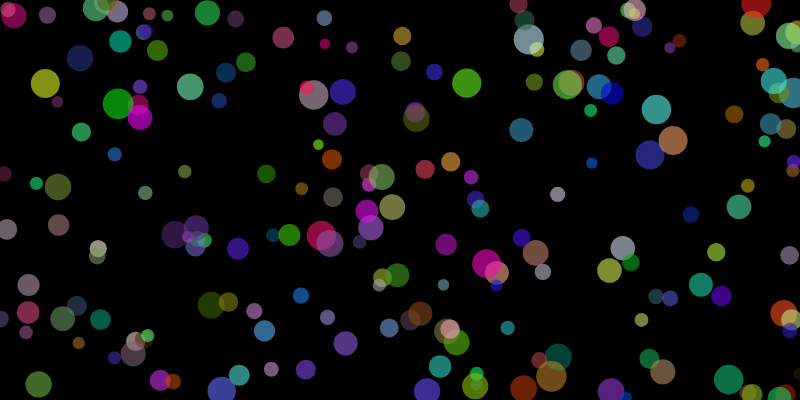
Frame 1 (no input)
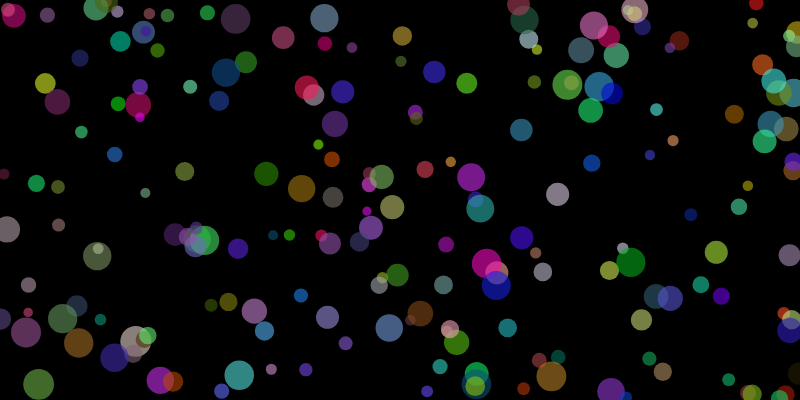
Frame 60 (no input)
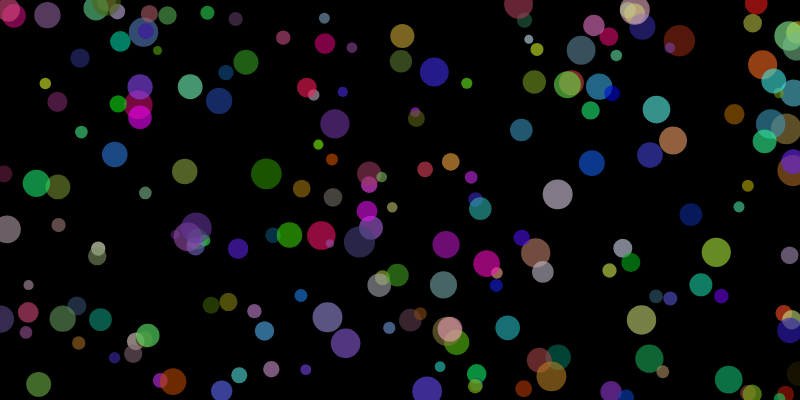
Frame 120 (the mouse pressed at the canvas centre since frame 60)

The p5.js sketch that drew these frames (run headless with seeded random() and noise() and a simulated clock; from frame 60 on, the mouse is pressed at the canvas centre):

// p5.js sketch
// ── sketch.js
let circles = [];

function setup() {
  createCanvas(800, 400);
  for (let i = 0; i < 200; i++) {
    let x = random(width);
    let y = random(height);
    let diameter = random(10, 30);
    let growthSpeed = random(0.5, 2); // Renamed from 'speed' to 'growthSpeed'
    let fillColor = color(random(255), random(255), random(255), 150);
    circles.push(new ColorCircle(x, y, diameter, growthSpeed, fillColor));
  }
}

function draw() {
  background(0);

  for (let circle of circles) {
    circle.update();
    circle.display();
  }
}

class ColorCircle {
  constructor(x, y, diameter, growthSpeed, fillColor) {
    this.x = x;
    this.y = y;
    this.diameter = diameter;
    this.growthSpeed = growthSpeed; // Renamed from 'speed' to 'growthSpeed'
    this.fillColor = fillColor;
    this.growing = true;
  }

  update() {
    if (this.growing) {
      this.diameter += this.growthSpeed;
      if (this.diameter > 30) {
        this.growing = false;
      }
    } else {
      this.diameter -= this.growthSpeed;
      if (this.diameter < 10) {
        this.growing = true;
      }
    }
  }

  display() {
    fill(this.fillColor);
    noStroke();
    ellipse(this.x, this.y, this.diameter, this.diameter);
  }
}
